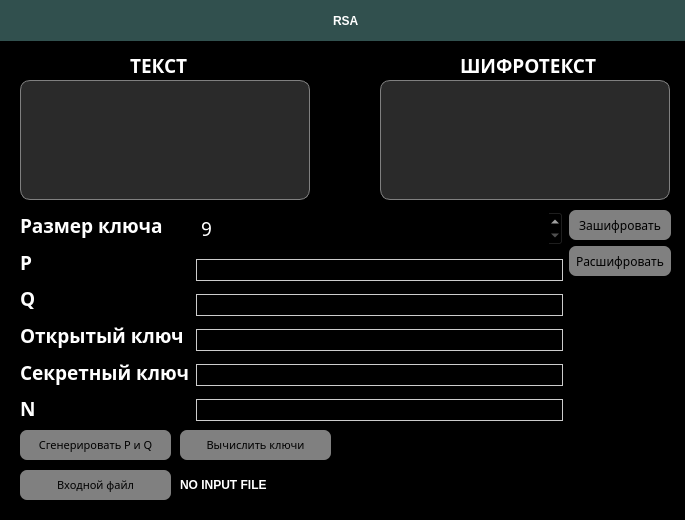
<?xml version="1.0" encoding="UTF-8"?>
<ui version="4.0">
 <class>MainWindow</class>
 <widget class="QMainWindow" name="MainWindow">
  <property name="geometry">
   <rect>
    <x>0</x>
    <y>0</y>
    <width>685</width>
    <height>520</height>
   </rect>
  </property>
  <property name="sizePolicy">
   <sizepolicy hsizetype="Fixed" vsizetype="Fixed">
    <horstretch>0</horstretch>
    <verstretch>0</verstretch>
   </sizepolicy>
  </property>
  <property name="minimumSize">
   <size>
    <width>685</width>
    <height>520</height>
   </size>
  </property>
  <property name="maximumSize">
   <size>
    <width>685</width>
    <height>650</height>
   </size>
  </property>
  <property name="windowTitle">
   <string>RSA</string>
  </property>
  <property name="styleSheet">
   <string notr="true">background-color: rgb(0, 0, 0);</string>
  </property>
  <widget class="QWidget" name="centralwidget">
   <property name="styleSheet">
    <string notr="true">background-color: rgb(0, 0,0);</string>
   </property>
   <widget class="QLabel" name="label_9">
    <property name="geometry">
     <rect>
      <x>460</x>
      <y>50</y>
      <width>151</width>
      <height>30</height>
     </rect>
    </property>
    <property name="font">
     <font>
      <family>Century Gothic</family>
      <pointsize>14</pointsize>
      <weight>87</weight>
      <italic>false</italic>
      <bold>true</bold>
     </font>
    </property>
    <property name="styleSheet">
     <string notr="true">color: white;
font: 14pt &quot;Century Gothic&quot;;
font-weight: 700;</string>
    </property>
    <property name="text">
     <string>ШИФРОТЕКСТ</string>
    </property>
   </widget>
   <widget class="QFrame" name="frame">
    <property name="geometry">
     <rect>
      <x>0</x>
      <y>0</y>
      <width>701</width>
      <height>41</height>
     </rect>
    </property>
    <property name="styleSheet">
     <string notr="true">background-color: rgb(49, 80, 78)</string>
    </property>
    <property name="frameShape">
     <enum>QFrame::StyledPanel</enum>
    </property>
    <property name="frameShadow">
     <enum>QFrame::Raised</enum>
    </property>
    <widget class="QWidget" name="horizontalLayoutWidget_3">
     <property name="geometry">
      <rect>
       <x>0</x>
       <y>0</y>
       <width>691</width>
       <height>41</height>
      </rect>
     </property>
     <layout class="QHBoxLayout" name="horizontalLayout_3">
      <item>
       <spacer name="horizontalSpacer_2">
        <property name="orientation">
         <enum>Qt::Horizontal</enum>
        </property>
        <property name="sizeHint" stdset="0">
         <size>
          <width>40</width>
          <height>20</height>
         </size>
        </property>
       </spacer>
      </item>
      <item>
       <widget class="QLabel" name="label_4">
        <property name="styleSheet">
         <string notr="true">color: white;
font: 18pt &quot;Century Gothic&quot;;
font-weight: 700;</string>
        </property>
        <property name="text">
         <string>RSA</string>
        </property>
       </widget>
      </item>
      <item>
       <spacer name="horizontalSpacer">
        <property name="orientation">
         <enum>Qt::Horizontal</enum>
        </property>
        <property name="sizeHint" stdset="0">
         <size>
          <width>40</width>
          <height>20</height>
         </size>
        </property>
       </spacer>
      </item>
     </layout>
    </widget>
   </widget>
   <widget class="QLabel" name="label_8">
    <property name="geometry">
     <rect>
      <x>130</x>
      <y>50</y>
      <width>61</width>
      <height>30</height>
     </rect>
    </property>
    <property name="font">
     <font>
      <family>Century Gothic</family>
      <pointsize>14</pointsize>
      <weight>87</weight>
      <italic>false</italic>
      <bold>true</bold>
     </font>
    </property>
    <property name="styleSheet">
     <string notr="true">color: white;
font: 14pt &quot;Century Gothic&quot;;
font-weight: 700;</string>
    </property>
    <property name="text">
     <string>ТЕКСТ</string>
    </property>
   </widget>
   <widget class="QTextBrowser" name="textBrowser_encrypted">
    <property name="geometry">
     <rect>
      <x>380</x>
      <y>80</y>
      <width>290</width>
      <height>120</height>
     </rect>
    </property>
    <property name="styleSheet">
     <string notr="true">background-color: rgb(42, 42, 42);
border: 1px solid gray;
border-radius: 10px;
color: white;
</string>
    </property>
   </widget>
   <widget class="QPlainTextEdit" name="text_edit">
    <property name="geometry">
     <rect>
      <x>20</x>
      <y>80</y>
      <width>290</width>
      <height>120</height>
     </rect>
    </property>
    <property name="styleSheet">
     <string notr="true">background-color: rgb(42, 42, 42);
border: 1px solid gray;
border-radius: 10px;
color: white;
</string>
    </property>
   </widget>
   <widget class="QLabel" name="input_path">
    <property name="geometry">
     <rect>
      <x>180</x>
      <y>470</y>
      <width>141</width>
      <height>30</height>
     </rect>
    </property>
    <property name="styleSheet">
     <string notr="true">color: white;
font: 14pt &quot;Century Gothic&quot;;
font-weight: 700;
text-transform: uppercase;
</string>
    </property>
    <property name="text">
     <string>NO INPUT FILE</string>
    </property>
   </widget>
   <widget class="QPushButton" name="input_file_btn">
    <property name="geometry">
     <rect>
      <x>20</x>
      <y>470</y>
      <width>151</width>
      <height>30</height>
     </rect>
    </property>
    <property name="font">
     <font>
      <family>Century Gothic</family>
      <pointsize>8</pointsize>
     </font>
    </property>
    <property name="styleSheet">
     <string notr="true">QPushButton {
	color: black;
	background-color: grey;
	border-radius: 7px;
}

QPushButton:pressed {
	background-color: rgb(102, 102, 102);
}</string>
    </property>
    <property name="text">
     <string>Входной файл</string>
    </property>
   </widget>
   <widget class="QWidget" name="horizontalLayoutWidget">
    <property name="geometry">
     <rect>
      <x>20</x>
      <y>210</y>
      <width>651</width>
      <height>214</height>
     </rect>
    </property>
    <layout class="QHBoxLayout" name="horizontalLayout">
     <item>
      <layout class="QHBoxLayout" name="horizontalLayout_2" stretch="1,5">
       <item>
        <layout class="QVBoxLayout" name="verticalLayout_2">
         <item>
          <widget class="QLabel" name="label_key_size">
           <property name="font">
            <font>
             <family>Century Gothic</family>
             <pointsize>14</pointsize>
             <weight>75</weight>
             <bold>true</bold>
            </font>
           </property>
           <property name="styleSheet">
            <string notr="true">color: white;</string>
           </property>
           <property name="text">
            <string>Размер ключа</string>
           </property>
          </widget>
         </item>
         <item>
          <widget class="QLabel" name="label_p">
           <property name="font">
            <font>
             <family>Century Gothic</family>
             <pointsize>14</pointsize>
             <weight>75</weight>
             <bold>true</bold>
            </font>
           </property>
           <property name="styleSheet">
            <string notr="true">color: white;</string>
           </property>
           <property name="text">
            <string>P</string>
           </property>
          </widget>
         </item>
         <item>
          <widget class="QLabel" name="label_q">
           <property name="font">
            <font>
             <family>Century Gothic</family>
             <pointsize>14</pointsize>
             <weight>75</weight>
             <bold>true</bold>
            </font>
           </property>
           <property name="styleSheet">
            <string notr="true">color: white;</string>
           </property>
           <property name="text">
            <string>Q</string>
           </property>
          </widget>
         </item>
         <item>
          <widget class="QLabel" name="label_public_key">
           <property name="font">
            <font>
             <family>Century Gothic</family>
             <pointsize>14</pointsize>
             <weight>75</weight>
             <bold>true</bold>
            </font>
           </property>
           <property name="styleSheet">
            <string notr="true">color: white;</string>
           </property>
           <property name="text">
            <string>Открытый ключ</string>
           </property>
          </widget>
         </item>
         <item>
          <widget class="QLabel" name="label_private_key">
           <property name="font">
            <font>
             <family>Century Gothic</family>
             <pointsize>14</pointsize>
             <weight>75</weight>
             <bold>true</bold>
            </font>
           </property>
           <property name="styleSheet">
            <string notr="true">color: white;</string>
           </property>
           <property name="text">
            <string>Секретный ключ</string>
           </property>
          </widget>
         </item>
         <item>
          <widget class="QLabel" name="label_n">
           <property name="font">
            <font>
             <family>Century Gothic</family>
             <pointsize>14</pointsize>
             <weight>75</weight>
             <bold>true</bold>
            </font>
           </property>
           <property name="styleSheet">
            <string notr="true">color: white;</string>
           </property>
           <property name="text">
            <string>N</string>
           </property>
          </widget>
         </item>
        </layout>
       </item>
       <item>
        <layout class="QVBoxLayout" name="verticalLayout_3">
         <property name="spacing">
          <number>12</number>
         </property>
         <property name="bottomMargin">
          <number>0</number>
         </property>
         <item>
          <widget class="QSpinBox" name="spinBox_key_len">
           <property name="font">
            <font>
             <family>Century Gothic</family>
             <pointsize>14</pointsize>
            </font>
           </property>
           <property name="styleSheet">
            <string notr="true">color: white;</string>
           </property>
           <property name="minimum">
            <number>9</number>
           </property>
           <property name="maximum">
            <number>9999</number>
           </property>
          </widget>
         </item>
         <item>
          <widget class="QLineEdit" name="lineEdit_p">
           <property name="enabled">
            <bool>true</bool>
           </property>
           <property name="font">
            <font>
             <family>Century Gothic</family>
             <pointsize>10</pointsize>
            </font>
           </property>
           <property name="styleSheet">
            <string notr="true">border: 1px solid #ccc;
color: white;</string>
           </property>
           <property name="readOnly">
            <bool>false</bool>
           </property>
          </widget>
         </item>
         <item>
          <widget class="QLineEdit" name="lineEdit_q">
           <property name="enabled">
            <bool>true</bool>
           </property>
           <property name="font">
            <font>
             <family>Century Gothic</family>
             <pointsize>10</pointsize>
            </font>
           </property>
           <property name="styleSheet">
            <string notr="true">border: 1px solid #ccc;
color: white;</string>
           </property>
           <property name="readOnly">
            <bool>false</bool>
           </property>
          </widget>
         </item>
         <item>
          <widget class="QLineEdit" name="lineEdit_public_key">
           <property name="enabled">
            <bool>true</bool>
           </property>
           <property name="font">
            <font>
             <family>Century Gothic</family>
             <pointsize>10</pointsize>
            </font>
           </property>
           <property name="styleSheet">
            <string notr="true">border: 1px solid #ccc;
color: white;</string>
           </property>
           <property name="readOnly">
            <bool>true</bool>
           </property>
          </widget>
         </item>
         <item>
          <widget class="QLineEdit" name="lineEdit_private_key">
           <property name="enabled">
            <bool>true</bool>
           </property>
           <property name="font">
            <font>
             <family>Century Gothic</family>
             <pointsize>10</pointsize>
            </font>
           </property>
           <property name="styleSheet">
            <string notr="true">border: 1px solid #ccc;
color: white;</string>
           </property>
           <property name="readOnly">
            <bool>true</bool>
           </property>
          </widget>
         </item>
         <item>
          <widget class="QLineEdit" name="lineEdit_n">
           <property name="enabled">
            <bool>true</bool>
           </property>
           <property name="font">
            <font>
             <family>Century Gothic</family>
             <pointsize>10</pointsize>
            </font>
           </property>
           <property name="styleSheet">
            <string notr="true">border: 1px solid #ccc;
color: white;</string>
           </property>
           <property name="readOnly">
            <bool>true</bool>
           </property>
          </widget>
         </item>
        </layout>
       </item>
      </layout>
     </item>
     <item>
      <layout class="QVBoxLayout" name="verticalLayout">
       <item>
        <widget class="QPushButton" name="encrypt_btn">
         <property name="font">
          <font>
           <family>Century Gothic</family>
          </font>
         </property>
         <property name="styleSheet">
          <string notr="true">QPushButton {
	color: black;
	background-color: grey;
	border-radius: 7px;
	height: 30px;
	padding: 0px 7px;
}

QPushButton:pressed {
	background-color: rgb(102, 102, 102);
}</string>
         </property>
         <property name="text">
          <string>Зашифровать</string>
         </property>
        </widget>
       </item>
       <item>
        <widget class="QPushButton" name="decrypt_btn">
         <property name="font">
          <font>
           <family>Century Gothic</family>
          </font>
         </property>
         <property name="styleSheet">
          <string notr="true">QPushButton {
	color: black;
	background-color: grey;
	border-radius: 7px;
	height: 30px;
	padding: 0px 7px;
}

QPushButton:pressed {
	background-color: rgb(102, 102, 102);
}</string>
         </property>
         <property name="text">
          <string>Расшифровать</string>
         </property>
        </widget>
       </item>
       <item>
        <spacer name="verticalSpacer">
         <property name="orientation">
          <enum>Qt::Vertical</enum>
         </property>
         <property name="sizeHint" stdset="0">
          <size>
           <width>20</width>
           <height>40</height>
          </size>
         </property>
        </spacer>
       </item>
      </layout>
     </item>
    </layout>
   </widget>
   <widget class="QPushButton" name="gen_p_q_btn">
    <property name="geometry">
     <rect>
      <x>20</x>
      <y>430</y>
      <width>151</width>
      <height>30</height>
     </rect>
    </property>
    <property name="font">
     <font>
      <family>Century Gothic</family>
      <pointsize>8</pointsize>
     </font>
    </property>
    <property name="styleSheet">
     <string notr="true">QPushButton {
	color: black;
	background-color: grey;
	border-radius: 7px;
}

QPushButton:pressed {
	background-color: rgb(102, 102, 102);
}</string>
    </property>
    <property name="text">
     <string>Сгенерировать P и Q</string>
    </property>
   </widget>
   <widget class="QPushButton" name="gen_keys_btn">
    <property name="geometry">
     <rect>
      <x>180</x>
      <y>430</y>
      <width>151</width>
      <height>30</height>
     </rect>
    </property>
    <property name="font">
     <font>
      <family>Century Gothic</family>
      <pointsize>8</pointsize>
     </font>
    </property>
    <property name="styleSheet">
     <string notr="true">QPushButton {
	color: black;
	background-color: grey;
	border-radius: 7px;
}

QPushButton:pressed {
	background-color: rgb(102, 102, 102);
}</string>
    </property>
    <property name="text">
     <string>Вычислить ключи</string>
    </property>
   </widget>
  </widget>
 </widget>
 <resources/>
 <connections/>
</ui>
